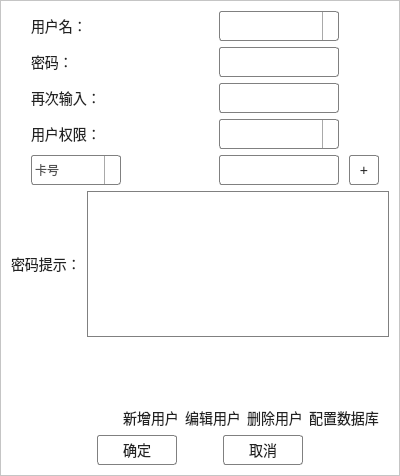
<?xml version="1.0" encoding="UTF-8"?>
<ui version="4.0">
 <class>CLoginDialog</class>
 <widget class="QDialog" name="CLoginDialog">
  <property name="geometry">
   <rect>
    <x>0</x>
    <y>0</y>
    <width>400</width>
    <height>476</height>
   </rect>
  </property>
  <property name="windowTitle">
   <string>Dialog</string>
  </property>
  <layout class="QGridLayout" name="gridLayout">
   <property name="leftMargin">
    <number>0</number>
   </property>
   <property name="topMargin">
    <number>0</number>
   </property>
   <property name="rightMargin">
    <number>0</number>
   </property>
   <property name="bottomMargin">
    <number>0</number>
   </property>
   <item row="0" column="0">
    <widget class="QFrame" name="borderFrame">
     <property name="styleSheet">
      <string notr="true">
QFrame#topFrame{
background-color:rgba(250, 250, 250);
border-top:6px solid qlineargradient(spread:pad, x1:0, y1:0, x2:1, y2:0, stop:0 rgba(0, 173, 239, 255), stop:1 rgba(0, 173, 239, 50));
border-bottom:1px solid gray;
}
QFrame#bottomFrame{
background-color:rgba(245, 245, 245);
border:0px;
}
QFrame#worktypebtnFrame{
background-color:rgba(245, 245, 245);
border:0px;
}
QFrame#changebtnFrame{
background:transparent;
border:0px;
}


QLabel{
color: rgba(34, 34, 34,255);
font: 14px;
font-family: &quot;Microsoft YaHei&quot;;
background:transparent;
}

QLabel#statusLbl,
QLabel#companyLbl{
color: rgba(34, 34, 34,255);
font: 12px;
font-family: &quot;Microsoft YaHei&quot;;
background:transparent;
border:1px solid gray;
}

QWidget{
background-color: rgba(255, 255, 255);
}

QPushButton{border:1px solid gray;border-radius:3px;background:white;color:rgba(34, 34, 34, 255);font: 14px;font-family:&quot;Microsoft YaHei&quot;;}
QPushButton:hover{border:1px solid rgb(0, 173, 239);color:rgb(0, 173, 239);}
QPushButton:pressed{border:1px solid rgb(0, 173, 239);color:rgb(0, 173, 239);}
QPushButton:!enabled{border:1px solid gray;color:gray;}

QPushButton#editUserBtn{border:none;border-radius:3px;background:white;color:rgba(34, 34, 34, 255);font: 14px;font-family:&quot;Microsoft YaHei&quot;;}
QPushButton#editUserBtn:hover{border:none;color:rgb(0, 173, 239);}
QPushButton#editUserBtn:pressed{border:none;color:rgb(0, 173, 239);}

QPushButton#editDBBtn{border:none;border-radius:3px;background:white;color:rgba(34, 34, 34, 255);font: 14px;font-family:&quot;Microsoft YaHei&quot;;}
QPushButton#editDBBtn:hover{border:none;color:rgb(0, 173, 239);}
QPushButton#editDBBtn:pressed{border:none;color:rgb(0, 173, 239);}

QPushButton#newUserBtn{border:none;border-radius:3px;background:white;color:rgba(34, 34, 34, 255);font: 14px;font-family:&quot;Microsoft YaHei&quot;;}
QPushButton#newUserBtn:hover{border:none;color:rgb(0, 173, 239);}
QPushButton#newUserBtn:pressed{border:none;color:rgb(0, 173, 239);}

QPushButton#delUserBtn{border:none;border-radius:3px;background:white;color:rgba(34, 34, 34, 255);font: 14px;font-family:&quot;Microsoft YaHei&quot;;}
QPushButton#delUserBtn:hover{border:none;color:rgb(0, 173, 239);}
QPushButton#delUserBtn:pressed{border:none;color:rgb(0, 173, 239);}

QPushButton#closeBtn{border:none;background:transparent;image: url(:/Dialog/close_reset);}
QPushButton#closeBtn:hover{border:none;background-color: rgba(255, 0, 0, 200);}
QPushButton#closeBtn:pressed{border:none;background-color: rgba(255, 0,0, 200);}

QPushButton#maximizeBtn{border:none;background:transparent;image: url(:/Dialog/max);}
QPushButton#maximizeBtn:hover{border:none;background-color: rgba(0, 173, 239, 100);}
QPushButton#maximizeBtn:pressed{border:none;background-color: rgba(0, 173, 239, 200);}

QPushButton#minimizeBtn{border:none;background:transparent;image: url(:/Dialog/min);}
QPushButton#minimizeBtn:hover{border:none;background-color: rgba(0, 173, 239, 100);}
QPushButton#minimizeBtn:pressed{border:none;background-color: rgba(0, 173, 239, 200);}

QCheckBox{color: rgb(34, 34, 34);font: 12px; font-family: &quot;Microsoft YaHei&quot;;}
QCheckBox::indicator{width:20px;height:20px;}
QCheckBox::indicator:unchecked{image:url(:/Dialog/unchecked);}
QCheckBox::indicator:unchecked:hover{image:url(:/Dialog/unchecked);}
QCheckBox::indicator:unchecked:pressed{image:url(:/Dialog/checked);}
QCheckBox::indicator:checked{image: url(:/Dialog/checked);}
QCheckBox::indicator:checked:hover{image: url(:/Dialog/checked);}
QCheckBox::indicator:checked:pressed{image: url(:/Dialog/unchecked);}
QCheckBox::indicator:indeterminate:pressed{image: url(:/Dialog/checked);}

QGroupBox{color: rgb(34, 34, 34);font: 12px; font-family: &quot;Microsoft YaHei&quot;;border: 1px solid gray; border-radius: 4px;}
QGroupBox::indicator{width:20px;height:20px;}
QGroupBox::indicator:unchecked{image:url(:/Dialog/unchecked);}
QGroupBox::indicator:unchecked:hover{image:url(:/Dialog/unchecked);}
QGroupBox::indicator:unchecked:pressed{image:url(:/Dialog/checked);}
QGroupBox::indicator:checked{image: url(:/Dialog/checked);}
QGroupBox::indicator:checked:hover{image: url(:/Dialog/checked);}
QGroupBox::indicator:checked:pressed{image: url(:/Dialog/unchecked);}
QGroupBox::indicator:indeterminate:pressed{image: url(:/Dialog/checked);}

QRadioButton{color: rgb(34, 34, 34);font: 12px; font-family: &quot;Microsoft YaHei&quot;;}
QRadioButton::indicator{width:20px;height:20px;}
QRadioButton::indicator:unchecked{image:url(:/Dialog/unchecked);}
QRadioButton::indicator:unchecked:hover{image:url(:/Dialog/unchecked);}
QRadioButton::indicator:unchecked:pressed{image:url(:/Dialog/checked);}
QRadioButton::indicator:checked{image: url(:/Dialog/checked);}
QRadioButton::indicator:checked:hover{image: url(:/Dialog/checked);}
QRadioButton::indicator:checked:pressed{image: url(:/Dialog/unchecked);}
QRadioButton::indicator:indeterminate:pressed{image: url(:/Dialog/checked);}

QLineEdit{border:1px solid gray;border-radius:3px;color: rgba(34, 34, 34,200);font: 12px;font-family: &quot;Microsoft YaHei&quot;;background:white;}
QLineEdit:hover{border:1px solid rgb(0,173,239);}
QLineEdit:read-only{border:1px solid gray;color:gray;background:rgba(230, 230, 230, 230)}
QTextEdit{border:1px solid gray;color: rgba(34, 34, 34,200);font: 14px;font-family: &quot;Microsoft YaHei&quot;;background:white;}

QComboBox{border:1px solid gray;border-radius:3px;padding:1px 18px 1px 3px;color: rgba(34, 34, 34,200);font: 12px;font-family: &quot;Microsoft YaHei&quot;;background:white;}
QComboBox:hover{border:1px solid rgb(0,173,239);}
QComboBox:editable{border:1px solid gray;border-radius:3px;padding:1px 18px 1px 3px;color: rgba(34, 34, 34,200);font: 12px;font-family: &quot;Microsoft YaHei&quot;;background:white;}
QComboBox::drop-down{width:15px;border-left-width:1px;border-left-color:darkgray;border-left-style:solid;border-top-right-radius:3px;border-bottom-right-radius:3px;}
QComboBox::down-arrow{ image:url(:/Dialog/arrowdown_reset);}
QComboBox::down-arrow:on{top:1px;left:1px;}
QComboBox QAbstractItemView{color: rgb(34, 34, 34);font: 14px;font-family:&quot;Microsoft YaHei&quot;;outline: 0px;}

QSpinBox {border-radius: 4px;border:1px solid gray;color: rgba(34, 34, 34,200);font: 12px; font-family: &quot;Microsoft YaHei&quot;;}
QSpinBox::up-button {;subcontrol-position:right;image: url(:/Dialog/up_right);width:12px;height:20px;}
QSpinBox::up-button:hover{subcontrol-position:right;image: url(:/Dialog/pushed_right);width:12px;height:20px;}
QSpinBox::up-button:pressed{subcontrol-position:right;image: url(:/Dialog/pushed_right);width:12px;height:20px;}
QSpinBox::down-button {subcontrol-position:left;image: url(:/Dialog/up_left);width:12px;height:20px;}
QSpinBox::down-button:hover {subcontrol-position:left;image: url(:/Dialog/pushed_left);width:12px;height:20px;}
QSpinBox::down-button:pressed {subcontrol-position:left;image: url(:/Dialog/pushed_left);width:12px;height:20px;}
QDoubleSpinBox {border-radius: 4px;border:1px solid gray;color: rgba(34, 34, 34,200);font: 12px; font-family: &quot;Microsoft YaHei&quot;;}

QDoubleSpinBox::up-button {;subcontrol-position:right;image: url(:/Dialog/up_right);width:12px;height:20px;}
QDoubleSpinBox::up-button:hover{subcontrol-position:right;image: url(:/Dialog/pushed_right);width:12px;height:20px;}
QDoubleSpinBox::up-button:pressed{subcontrol-position:right;image: url(:/Dialog/pushed_right);width:12px;height:20px;}
QDoubleSpinBox::down-button {subcontrol-position:left;image: url(:/Dialog/up_left);width:12px;height:20px;}
QDoubleSpinBox::down-button:hover {subcontrol-position:left;image: url(:/Dialog/pushed_left);width:12px;height:20px;}
QDoubleSpinBox::down-button:pressed {subcontrol-position:left;image: url(:/Dialog/pushed_left);width:12px;height:20px;}

QDateTimeEdit {border-radius: 4px;border:1px solid gray;color: rgba(34, 34, 34,200);font: 14px; font-family: &quot;Microsoft YaHei&quot;;}
QDateTimeEdit:hover{border:1px solid rgb(0,173,239);}
QDateTimeEdit::drop-down{width:25px;border-left-width:1px;border-left-color:darkgray;border-left-style:solid;border-top-right-radius:3px;border-bottom-right-radius:3px;}
QDateTimeEdit::down-arrow{ image:url(:/Dialog/cal);}
QCalendarWidget QMenu{width:80px;left:10px;}
QCalendarWidget QToolButton{height:18px;}
QCalendarWidget QToolButton:hover{border-radius: 0px;color: rgba(34, 34, 34,255);}
QCalendarWidget QWidget#qt_calendarview{background:rgba(255, 255, 255, 230);border:0px;}
QCalendarWidget QAbstractItemView{selection-background-color:rgb(0, 173, 239);}


QScrollArea{border:none;background-color: transparent;border: 1px solid gray;}
QScrollBar::vertical{width:8px;background: transparent;margin:0px, 0px, 0px, 0px;padding-top:0px;padding-bottom:0px;}
QScrollBar::handle:vertical{width:8px;background:rgba(200, 200, 200);}
QScrollBar::handle:vertical:hover{width:16px;background:rgba(0, 173, 239);}
QScrollBar::add-line:vertical{height:0px;width:0px;background:transparent;subcontrol-position:width;subcontrol-origin:margin;}
QScrollBar::sub-line:vertical{height:0px; width:0px;background:transparent;subcontrol-position:top;subcontrol-origin:margin;}
QScrollBar::add-line:vertical:hover{height:0px; width:0px;background: transparent;subcontrol-position:width;subcontrol-origin:margin;}
QScrollBar::sub-line:vertical:hover{height:0px; width:0px;background: transparent;subcontrol-position:top;subcontrol-origin:margin;}
QScrollBar::add-page:vertical,QScrollBar::sub-page:vertical{background:none;}

QScrollBar::horizontal{height:8px;background: transparent;margin:0px, 0px, 0px, 0px;padding-top:0px;padding-bottom:0px;}
QScrollBar::handle:horizontal{height:8px;background:rgb(200, 200, 200);}
QScrollBar::handle:horizontal:hover{height:16px;background:rgb(0, 173, 239);}
QScrollBar::add-line:horizontal{height:0px;width:0px;background:transparent;subcontrol-position:width;subcontrol-origin:margin;}
QScrollBar::sub-line:horizontal{height:0px; width:0px;background: transparent;subcontrol-position:top;subcontrol-origin:margin;}
QScrollBar::add-line:horizontal:hover{height:0px; width:0px;background: transparent;subcontrol-position:width;subcontrol-origin:margin;}
QScrollBar::sub-line:horizontal:hover{height:0px; width:0px;background: transparent;subcontrol-position:top;subcontrol-origin:margin;}
QScrollBar::add-page:horizontal,QScrollBar::sub-page:horizontal{background:none;}

QHeaderView{background:rgb(245, 245, 245);font: 14px;font-family:&quot;Microsoft YaHei&quot;;}
QHeaderView::section{background:transparent;}


QTabWidget{
border: none;background:rgba(255, 255,255,255);
}
QTabWidget::pane {
border: none;background:rgba(255, 255,255,255);}
QTabWidget::tab-bar{
background:rgba(255, 255,255,255);
}
QTabBar::tab{
width:80px;height:30px;
background:rgba(255, 255,255,255);
border-bottom:4px solid rgba(255, 255,255,255);
color: rgba(34, 34, 34,255);
font: 14px;font-family: &quot;Microsoft YaHei&quot;;
}
QTabBar::tab:selected{
border-bottom:4px solid rgba(0, 173, 239,255);
}
QTabBar::tab:selected:hover{
border-bottom:4px solid rgba(0, 173, 239,150);
}
QTabBar::tab:!selected{
border: none;
border-bottom:4px solid rgba(230, 230,230,255);
}

QToolBox{
color: rgba(34, 34, 34,255);
font: 14px;
font-family: &quot;Microsoft YaHei&quot;;

}
QToolBox::tab {
color: rgba(34, 34, 34,255);
font: 14px;
font-family: &quot;Microsoft YaHei&quot;;
border-top:4px solid rgba(245, 245, 245);
}

QToolBox::tab:selected{
color: rgba(34, 34, 34,255);
font: 14px;
font-family: &quot;Microsoft YaHei&quot;;
background:rgba(250, 250, 250);
border-top:4px solid qlineargradient(spread:pad, x1:0, y1:0, x2:1, y2:0, stop:0 rgba(0, 173, 239, 255), stop:1 rgba(0, 173, 239, 50));
}

QProgressBar{
border: 1px solid grey;
background:transparent;
}

QProgressBar::chunk {
background-color: rgba(0, 173, 239, 255);
width: 20px;
}

QProgressBar {
text-align: center;
color: rgba(34, 34, 34,255);
font: 14px;font-family: &quot;Microsoft YaHei&quot;;
}


</string>
     </property>
     <property name="frameShape">
      <enum>QFrame::StyledPanel</enum>
     </property>
     <property name="frameShadow">
      <enum>QFrame::Raised</enum>
     </property>
     <layout class="QGridLayout" name="gridLayout_border">
      <property name="leftMargin">
       <number>0</number>
      </property>
      <property name="topMargin">
       <number>10</number>
      </property>
      <property name="rightMargin">
       <number>0</number>
      </property>
      <property name="bottomMargin">
       <number>10</number>
      </property>
      <item row="0" column="0">
       <layout class="QHBoxLayout" name="hLayout_userName">
        <item>
         <spacer name="hSpacer_userName1">
          <property name="orientation">
           <enum>Qt::Horizontal</enum>
          </property>
          <property name="sizeType">
           <enum>QSizePolicy::Fixed</enum>
          </property>
          <property name="sizeHint" stdset="0">
           <size>
            <width>30</width>
            <height>27</height>
           </size>
          </property>
         </spacer>
        </item>
        <item>
         <widget class="QLabel" name="userLbl">
          <property name="minimumSize">
           <size>
            <width>90</width>
            <height>30</height>
           </size>
          </property>
          <property name="maximumSize">
           <size>
            <width>90</width>
            <height>30</height>
           </size>
          </property>
          <property name="text">
           <string>用户名：</string>
          </property>
         </widget>
        </item>
        <item>
         <spacer name="hSpacer_userName2">
          <property name="orientation">
           <enum>Qt::Horizontal</enum>
          </property>
          <property name="sizeType">
           <enum>QSizePolicy::Expanding</enum>
          </property>
          <property name="sizeHint" stdset="0">
           <size>
            <width>164</width>
            <height>27</height>
           </size>
          </property>
         </spacer>
        </item>
        <item>
         <widget class="QComboBox" name="userBox">
          <property name="minimumSize">
           <size>
            <width>120</width>
            <height>30</height>
           </size>
          </property>
          <property name="maximumSize">
           <size>
            <width>120</width>
            <height>30</height>
           </size>
          </property>
          <property name="editable">
           <bool>true</bool>
          </property>
         </widget>
        </item>
        <item>
         <spacer name="hSpacer_userName3">
          <property name="orientation">
           <enum>Qt::Horizontal</enum>
          </property>
          <property name="sizeType">
           <enum>QSizePolicy::Fixed</enum>
          </property>
          <property name="sizeHint" stdset="0">
           <size>
            <width>60</width>
            <height>27</height>
           </size>
          </property>
         </spacer>
        </item>
       </layout>
      </item>
      <item row="1" column="0">
       <layout class="QHBoxLayout" name="hLayout_password">
        <item>
         <spacer name="hSpacer_password1">
          <property name="orientation">
           <enum>Qt::Horizontal</enum>
          </property>
          <property name="sizeType">
           <enum>QSizePolicy::Fixed</enum>
          </property>
          <property name="sizeHint" stdset="0">
           <size>
            <width>30</width>
            <height>20</height>
           </size>
          </property>
         </spacer>
        </item>
        <item>
         <widget class="QLabel" name="passwordLbl">
          <property name="minimumSize">
           <size>
            <width>90</width>
            <height>30</height>
           </size>
          </property>
          <property name="maximumSize">
           <size>
            <width>90</width>
            <height>30</height>
           </size>
          </property>
          <property name="text">
           <string>密码：</string>
          </property>
         </widget>
        </item>
        <item>
         <spacer name="hSpacer_password2">
          <property name="orientation">
           <enum>Qt::Horizontal</enum>
          </property>
          <property name="sizeType">
           <enum>QSizePolicy::Expanding</enum>
          </property>
          <property name="sizeHint" stdset="0">
           <size>
            <width>40</width>
            <height>20</height>
           </size>
          </property>
         </spacer>
        </item>
        <item>
         <widget class="QLineEdit" name="passwordEdit">
          <property name="sizePolicy">
           <sizepolicy hsizetype="Fixed" vsizetype="Fixed">
            <horstretch>0</horstretch>
            <verstretch>0</verstretch>
           </sizepolicy>
          </property>
          <property name="minimumSize">
           <size>
            <width>120</width>
            <height>30</height>
           </size>
          </property>
          <property name="maximumSize">
           <size>
            <width>120</width>
            <height>30</height>
           </size>
          </property>
          <property name="echoMode">
           <enum>QLineEdit::Password</enum>
          </property>
         </widget>
        </item>
        <item>
         <spacer name="hSpacer_password3">
          <property name="orientation">
           <enum>Qt::Horizontal</enum>
          </property>
          <property name="sizeType">
           <enum>QSizePolicy::Fixed</enum>
          </property>
          <property name="sizeHint" stdset="0">
           <size>
            <width>60</width>
            <height>20</height>
           </size>
          </property>
         </spacer>
        </item>
       </layout>
      </item>
      <item row="2" column="0">
       <layout class="QHBoxLayout" name="hLayout_passwordAgain">
        <item>
         <spacer name="hSpacer_passwordAgain1">
          <property name="orientation">
           <enum>Qt::Horizontal</enum>
          </property>
          <property name="sizeType">
           <enum>QSizePolicy::Fixed</enum>
          </property>
          <property name="sizeHint" stdset="0">
           <size>
            <width>30</width>
            <height>20</height>
           </size>
          </property>
         </spacer>
        </item>
        <item>
         <widget class="QLabel" name="passwordLbl2">
          <property name="minimumSize">
           <size>
            <width>90</width>
            <height>30</height>
           </size>
          </property>
          <property name="maximumSize">
           <size>
            <width>90</width>
            <height>30</height>
           </size>
          </property>
          <property name="text">
           <string>再次输入：</string>
          </property>
         </widget>
        </item>
        <item>
         <spacer name="hSpacer_passwordAgain2">
          <property name="orientation">
           <enum>Qt::Horizontal</enum>
          </property>
          <property name="sizeType">
           <enum>QSizePolicy::Expanding</enum>
          </property>
          <property name="sizeHint" stdset="0">
           <size>
            <width>68</width>
            <height>27</height>
           </size>
          </property>
         </spacer>
        </item>
        <item>
         <widget class="QLineEdit" name="passwordEdit2">
          <property name="minimumSize">
           <size>
            <width>120</width>
            <height>30</height>
           </size>
          </property>
          <property name="maximumSize">
           <size>
            <width>120</width>
            <height>30</height>
           </size>
          </property>
          <property name="echoMode">
           <enum>QLineEdit::Password</enum>
          </property>
         </widget>
        </item>
        <item>
         <spacer name="hSpacer_passwordAgain3">
          <property name="orientation">
           <enum>Qt::Horizontal</enum>
          </property>
          <property name="sizeType">
           <enum>QSizePolicy::Fixed</enum>
          </property>
          <property name="sizeHint" stdset="0">
           <size>
            <width>60</width>
            <height>20</height>
           </size>
          </property>
         </spacer>
        </item>
       </layout>
      </item>
      <item row="3" column="0">
       <layout class="QHBoxLayout" name="hLayout_authority">
        <item>
         <spacer name="hSpacer_authority1">
          <property name="orientation">
           <enum>Qt::Horizontal</enum>
          </property>
          <property name="sizeType">
           <enum>QSizePolicy::Fixed</enum>
          </property>
          <property name="sizeHint" stdset="0">
           <size>
            <width>30</width>
            <height>20</height>
           </size>
          </property>
         </spacer>
        </item>
        <item>
         <widget class="QLabel" name="authorityLbl">
          <property name="minimumSize">
           <size>
            <width>90</width>
            <height>30</height>
           </size>
          </property>
          <property name="maximumSize">
           <size>
            <width>90</width>
            <height>30</height>
           </size>
          </property>
          <property name="text">
           <string>用户权限：</string>
          </property>
         </widget>
        </item>
        <item>
         <spacer name="hSpacer_authority2">
          <property name="orientation">
           <enum>Qt::Horizontal</enum>
          </property>
          <property name="sizeType">
           <enum>QSizePolicy::Expanding</enum>
          </property>
          <property name="sizeHint" stdset="0">
           <size>
            <width>88</width>
            <height>20</height>
           </size>
          </property>
         </spacer>
        </item>
        <item>
         <widget class="QComboBox" name="authorityBox">
          <property name="minimumSize">
           <size>
            <width>120</width>
            <height>30</height>
           </size>
          </property>
          <property name="maximumSize">
           <size>
            <width>120</width>
            <height>30</height>
           </size>
          </property>
         </widget>
        </item>
        <item>
         <spacer name="hSpacer_authority3">
          <property name="orientation">
           <enum>Qt::Horizontal</enum>
          </property>
          <property name="sizeType">
           <enum>QSizePolicy::Fixed</enum>
          </property>
          <property name="sizeHint" stdset="0">
           <size>
            <width>60</width>
            <height>20</height>
           </size>
          </property>
         </spacer>
        </item>
       </layout>
      </item>
      <item row="4" column="0">
       <layout class="QVBoxLayout" name="vLayout_otherName">
        <property name="spacing">
         <number>10</number>
        </property>
        <item>
         <layout class="QHBoxLayout" name="hLayout_otherName">
          <item>
           <spacer name="hSpacer_otherName1">
            <property name="orientation">
             <enum>Qt::Horizontal</enum>
            </property>
            <property name="sizeType">
             <enum>QSizePolicy::Fixed</enum>
            </property>
            <property name="sizeHint" stdset="0">
             <size>
              <width>30</width>
              <height>20</height>
             </size>
            </property>
           </spacer>
          </item>
          <item>
           <widget class="QComboBox" name="newUserIdTypeBox">
            <property name="minimumSize">
             <size>
              <width>90</width>
              <height>30</height>
             </size>
            </property>
            <property name="maximumSize">
             <size>
              <width>90</width>
              <height>30</height>
             </size>
            </property>
            <item>
             <property name="text">
              <string>卡号</string>
             </property>
            </item>
            <item>
             <property name="text">
              <string>工号</string>
             </property>
            </item>
            <item>
             <property name="text">
              <string>手机</string>
             </property>
            </item>
            <item>
             <property name="text">
              <string>邮箱</string>
             </property>
            </item>
            <item>
             <property name="text">
              <string>QQ</string>
             </property>
            </item>
            <item>
             <property name="text">
              <string>微信</string>
             </property>
            </item>
           </widget>
          </item>
          <item>
           <spacer name="hSpacer_otherName2">
            <property name="orientation">
             <enum>Qt::Horizontal</enum>
            </property>
            <property name="sizeType">
             <enum>QSizePolicy::Expanding</enum>
            </property>
            <property name="sizeHint" stdset="0">
             <size>
              <width>40</width>
              <height>20</height>
             </size>
            </property>
           </spacer>
          </item>
          <item>
           <widget class="QLineEdit" name="newUserIdEdit">
            <property name="minimumSize">
             <size>
              <width>120</width>
              <height>30</height>
             </size>
            </property>
            <property name="maximumSize">
             <size>
              <width>120</width>
              <height>30</height>
             </size>
            </property>
           </widget>
          </item>
          <item>
           <widget class="QPushButton" name="addUserIdBtn">
            <property name="minimumSize">
             <size>
              <width>30</width>
              <height>30</height>
             </size>
            </property>
            <property name="maximumSize">
             <size>
              <width>30</width>
              <height>30</height>
             </size>
            </property>
            <property name="text">
             <string>+</string>
            </property>
           </widget>
          </item>
          <item>
           <spacer name="hSpacer_otherName3">
            <property name="orientation">
             <enum>Qt::Horizontal</enum>
            </property>
            <property name="sizeType">
             <enum>QSizePolicy::Fixed</enum>
            </property>
            <property name="sizeHint" stdset="0">
             <size>
              <width>20</width>
              <height>20</height>
             </size>
            </property>
           </spacer>
          </item>
         </layout>
        </item>
       </layout>
      </item>
      <item row="5" column="0">
       <layout class="QHBoxLayout" name="hLayout_tips">
        <item>
         <spacer name="hSpacer_tips1">
          <property name="orientation">
           <enum>Qt::Horizontal</enum>
          </property>
          <property name="sizeType">
           <enum>QSizePolicy::Fixed</enum>
          </property>
          <property name="sizeHint" stdset="0">
           <size>
            <width>10</width>
            <height>20</height>
           </size>
          </property>
         </spacer>
        </item>
        <item>
         <widget class="QLabel" name="passwordTipsLbl">
          <property name="text">
           <string>密码提示：</string>
          </property>
         </widget>
        </item>
        <item>
         <widget class="QTextEdit" name="passwordTipsEdit"/>
        </item>
        <item>
         <spacer name="hSpacer_tips2">
          <property name="orientation">
           <enum>Qt::Horizontal</enum>
          </property>
          <property name="sizeType">
           <enum>QSizePolicy::Fixed</enum>
          </property>
          <property name="sizeHint" stdset="0">
           <size>
            <width>10</width>
            <height>20</height>
           </size>
          </property>
         </spacer>
        </item>
       </layout>
      </item>
      <item row="6" column="0">
       <layout class="QHBoxLayout" name="hLayout_show">
        <item>
         <spacer name="hSpacer_show1">
          <property name="orientation">
           <enum>Qt::Horizontal</enum>
          </property>
          <property name="sizeType">
           <enum>QSizePolicy::Fixed</enum>
          </property>
          <property name="sizeHint" stdset="0">
           <size>
            <width>10</width>
            <height>58</height>
           </size>
          </property>
         </spacer>
        </item>
        <item>
         <widget class="QLabel" name="showLbl">
          <property name="text">
           <string/>
          </property>
          <property name="alignment">
           <set>Qt::AlignCenter</set>
          </property>
         </widget>
        </item>
        <item>
         <spacer name="hSpacer_show2">
          <property name="orientation">
           <enum>Qt::Horizontal</enum>
          </property>
          <property name="sizeType">
           <enum>QSizePolicy::Fixed</enum>
          </property>
          <property name="sizeHint" stdset="0">
           <size>
            <width>10</width>
            <height>20</height>
           </size>
          </property>
         </spacer>
        </item>
       </layout>
      </item>
      <item row="7" column="0">
       <layout class="QHBoxLayout" name="hLayout_operate">
        <item>
         <spacer name="hSpacer_operate1">
          <property name="orientation">
           <enum>Qt::Horizontal</enum>
          </property>
          <property name="sizeHint" stdset="0">
           <size>
            <width>40</width>
            <height>20</height>
           </size>
          </property>
         </spacer>
        </item>
        <item>
         <widget class="QPushButton" name="newUserBtn">
          <property name="text">
           <string>新增用户</string>
          </property>
          <property name="flat">
           <bool>true</bool>
          </property>
         </widget>
        </item>
        <item>
         <widget class="QPushButton" name="editUserBtn">
          <property name="text">
           <string>编辑用户</string>
          </property>
         </widget>
        </item>
        <item>
         <widget class="QPushButton" name="delUserBtn">
          <property name="text">
           <string>删除用户</string>
          </property>
         </widget>
        </item>
        <item>
         <widget class="QPushButton" name="editDBBtn">
          <property name="text">
           <string>配置数据库</string>
          </property>
         </widget>
        </item>
        <item>
         <spacer name="hSpacer_operate2">
          <property name="orientation">
           <enum>Qt::Horizontal</enum>
          </property>
          <property name="sizeType">
           <enum>QSizePolicy::Fixed</enum>
          </property>
          <property name="sizeHint" stdset="0">
           <size>
            <width>20</width>
            <height>20</height>
           </size>
          </property>
         </spacer>
        </item>
       </layout>
      </item>
      <item row="8" column="0">
       <layout class="QHBoxLayout" name="hLayout_btn">
        <item>
         <spacer name="hSpacer_btn1">
          <property name="orientation">
           <enum>Qt::Horizontal</enum>
          </property>
          <property name="sizeHint" stdset="0">
           <size>
            <width>40</width>
            <height>20</height>
           </size>
          </property>
         </spacer>
        </item>
        <item>
         <widget class="QPushButton" name="okBtn">
          <property name="minimumSize">
           <size>
            <width>80</width>
            <height>30</height>
           </size>
          </property>
          <property name="maximumSize">
           <size>
            <width>80</width>
            <height>30</height>
           </size>
          </property>
          <property name="text">
           <string>确定</string>
          </property>
         </widget>
        </item>
        <item>
         <spacer name="hSpacer_btn2">
          <property name="orientation">
           <enum>Qt::Horizontal</enum>
          </property>
          <property name="sizeType">
           <enum>QSizePolicy::Fixed</enum>
          </property>
          <property name="sizeHint" stdset="0">
           <size>
            <width>40</width>
            <height>20</height>
           </size>
          </property>
         </spacer>
        </item>
        <item>
         <widget class="QPushButton" name="cancelBtn">
          <property name="minimumSize">
           <size>
            <width>80</width>
            <height>30</height>
           </size>
          </property>
          <property name="maximumSize">
           <size>
            <width>80</width>
            <height>30</height>
           </size>
          </property>
          <property name="text">
           <string>取消</string>
          </property>
         </widget>
        </item>
        <item>
         <spacer name="hSpacer_btn3">
          <property name="orientation">
           <enum>Qt::Horizontal</enum>
          </property>
          <property name="sizeHint" stdset="0">
           <size>
            <width>40</width>
            <height>20</height>
           </size>
          </property>
         </spacer>
        </item>
       </layout>
      </item>
     </layout>
    </widget>
   </item>
  </layout>
 </widget>
 <tabstops>
  <tabstop>okBtn</tabstop>
  <tabstop>cancelBtn</tabstop>
  <tabstop>newUserBtn</tabstop>
  <tabstop>delUserBtn</tabstop>
 </tabstops>
 <resources/>
 <connections/>
</ui>
